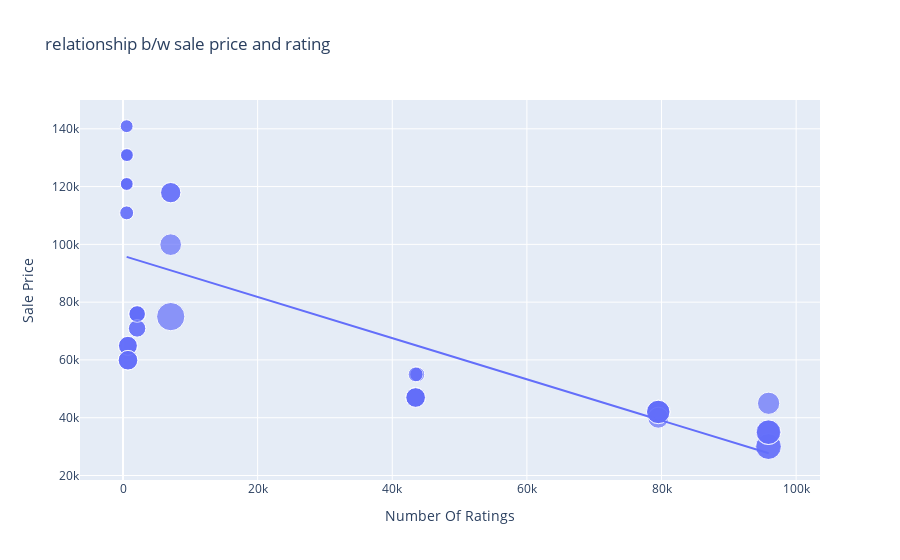

This figure's notebook cell:
### Code cell
figure=ps.scatter(data_frame=highest_rated,x='Number Of Ratings',y='Sale Price',
                 size='Discount Percentage',trendline="ols",title="relationship b/w sale price and rating")
figure.show()
